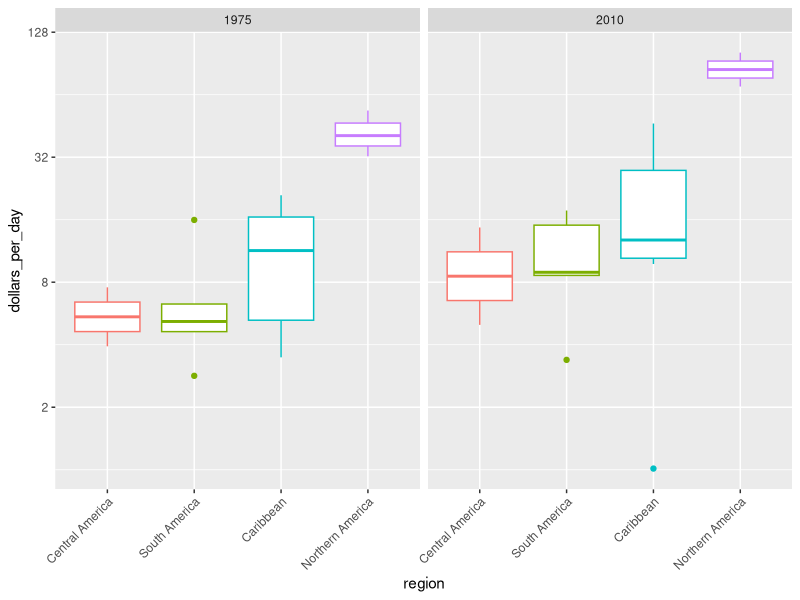

Generate this figure with R:
library(dslabs)
library(tidyverse)
library(ggplot2)
library(ggrepel)
library(dplyr)
library(gridExtra)
data("gapminder")

gapminder <- gapminder %>%
  mutate(dollars_per_day=gdp/population/365)

gapminder %>% 
  filter(year == c(1975,2010) & continent=="Americas" & !is.na(gdp)) %>%
  mutate(region = reorder(region, dollars_per_day, FUN = median)) %>%
  ggplot(aes(region,dollars_per_day,color=region)) +
  geom_boxplot() +
  theme(legend.position = "none") +
  scale_y_continuous(trans = "log2") +
  facet_wrap(~year) +
  theme(axis.text.x = element_text(angle = 45, hjust = 1))
